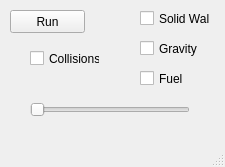
<?xml version="1.0" encoding="UTF-8"?>
<ui version="4.0">
 <class>ControlWindow</class>
 <widget class="QMainWindow" name="ControlWindow">
  <property name="geometry">
   <rect>
    <x>0</x>
    <y>0</y>
    <width>225</width>
    <height>167</height>
   </rect>
  </property>
  <property name="windowTitle">
   <string>MainWindow</string>
  </property>
  <widget class="QWidget" name="centralwidget">
   <widget class="QPushButton" name="runButton">
    <property name="geometry">
     <rect>
      <x>10</x>
      <y>10</y>
      <width>75</width>
      <height>23</height>
     </rect>
    </property>
    <property name="text">
     <string>Run</string>
    </property>
   </widget>
   <widget class="QCheckBox" name="checkBox">
    <property name="geometry">
     <rect>
      <x>140</x>
      <y>10</y>
      <width>70</width>
      <height>17</height>
     </rect>
    </property>
    <property name="text">
     <string>Solid Walls</string>
    </property>
   </widget>
   <widget class="QCheckBox" name="GravityCB">
    <property name="geometry">
     <rect>
      <x>140</x>
      <y>40</y>
      <width>70</width>
      <height>17</height>
     </rect>
    </property>
    <property name="text">
     <string>Gravity</string>
    </property>
   </widget>
   <widget class="QCheckBox" name="FuelCB">
    <property name="geometry">
     <rect>
      <x>140</x>
      <y>70</y>
      <width>61</width>
      <height>17</height>
     </rect>
    </property>
    <property name="text">
     <string>Fuel</string>
    </property>
   </widget>
   <widget class="QSlider" name="colourSlider">
    <property name="geometry">
     <rect>
      <x>30</x>
      <y>100</y>
      <width>160</width>
      <height>19</height>
     </rect>
    </property>
    <property name="orientation">
     <enum>Qt::Horizontal</enum>
    </property>
   </widget>
   <widget class="QCheckBox" name="CollisionsCB">
    <property name="geometry">
     <rect>
      <x>30</x>
      <y>50</y>
      <width>70</width>
      <height>17</height>
     </rect>
    </property>
    <property name="text">
     <string>Collisions</string>
    </property>
   </widget>
  </widget>
  <widget class="QMenuBar" name="menubar">
   <property name="geometry">
    <rect>
     <x>0</x>
     <y>0</y>
     <width>225</width>
     <height>21</height>
    </rect>
   </property>
  </widget>
  <widget class="QStatusBar" name="statusbar"/>
 </widget>
 <resources/>
 <connections/>
</ui>
